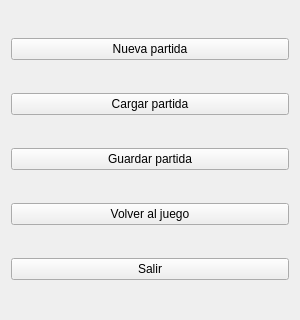
<?xml version="1.0" encoding="UTF-8"?>
<ui version="4.0">
 <class>Menu</class>
 <widget class="QWidget" name="Menu">
  <property name="geometry">
   <rect>
    <x>0</x>
    <y>0</y>
    <width>300</width>
    <height>320</height>
   </rect>
  </property>
  <property name="windowTitle">
   <string>Elementos</string>
  </property>
  <layout class="QVBoxLayout" name="verticalLayout">
   <item>
    <widget class="QPushButton" name="nueva_pb">
     <property name="text">
      <string>Nueva partida</string>
     </property>
    </widget>
   </item>
   <item>
    <widget class="QPushButton" name="cargar_pb">
     <property name="text">
      <string>Cargar partida</string>
     </property>
    </widget>
   </item>
   <item>
    <widget class="QPushButton" name="guardar_pb">
     <property name="text">
      <string>Guardar partida</string>
     </property>
    </widget>
   </item>
   <item>
    <widget class="QPushButton" name="volver_pb">
     <property name="text">
      <string>Volver al juego</string>
     </property>
    </widget>
   </item>
   <item>
    <widget class="QPushButton" name="salir_pb">
     <property name="text">
      <string>Salir</string>
     </property>
    </widget>
   </item>
  </layout>
 </widget>
 <resources/>
 <connections/>
</ui>
